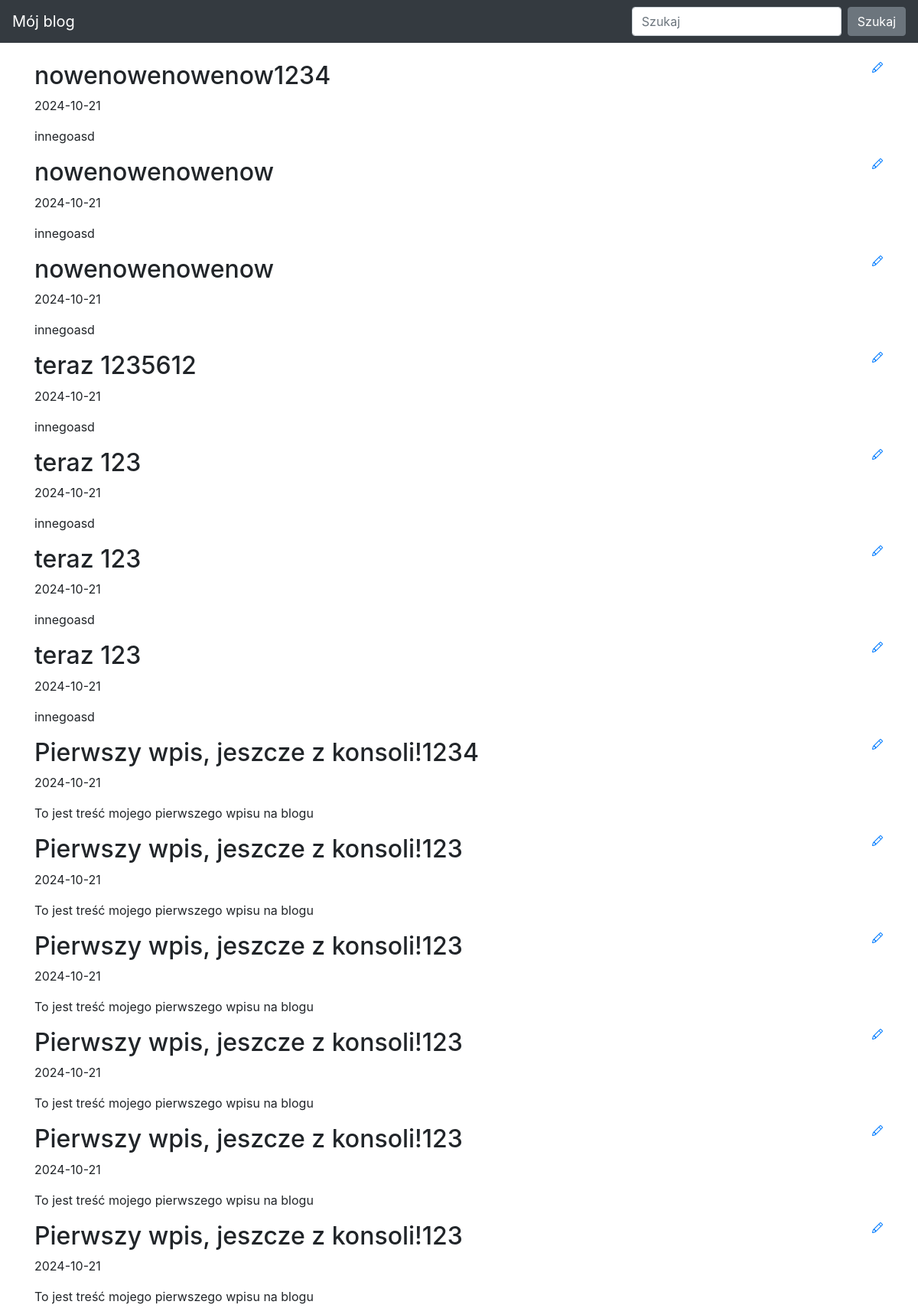
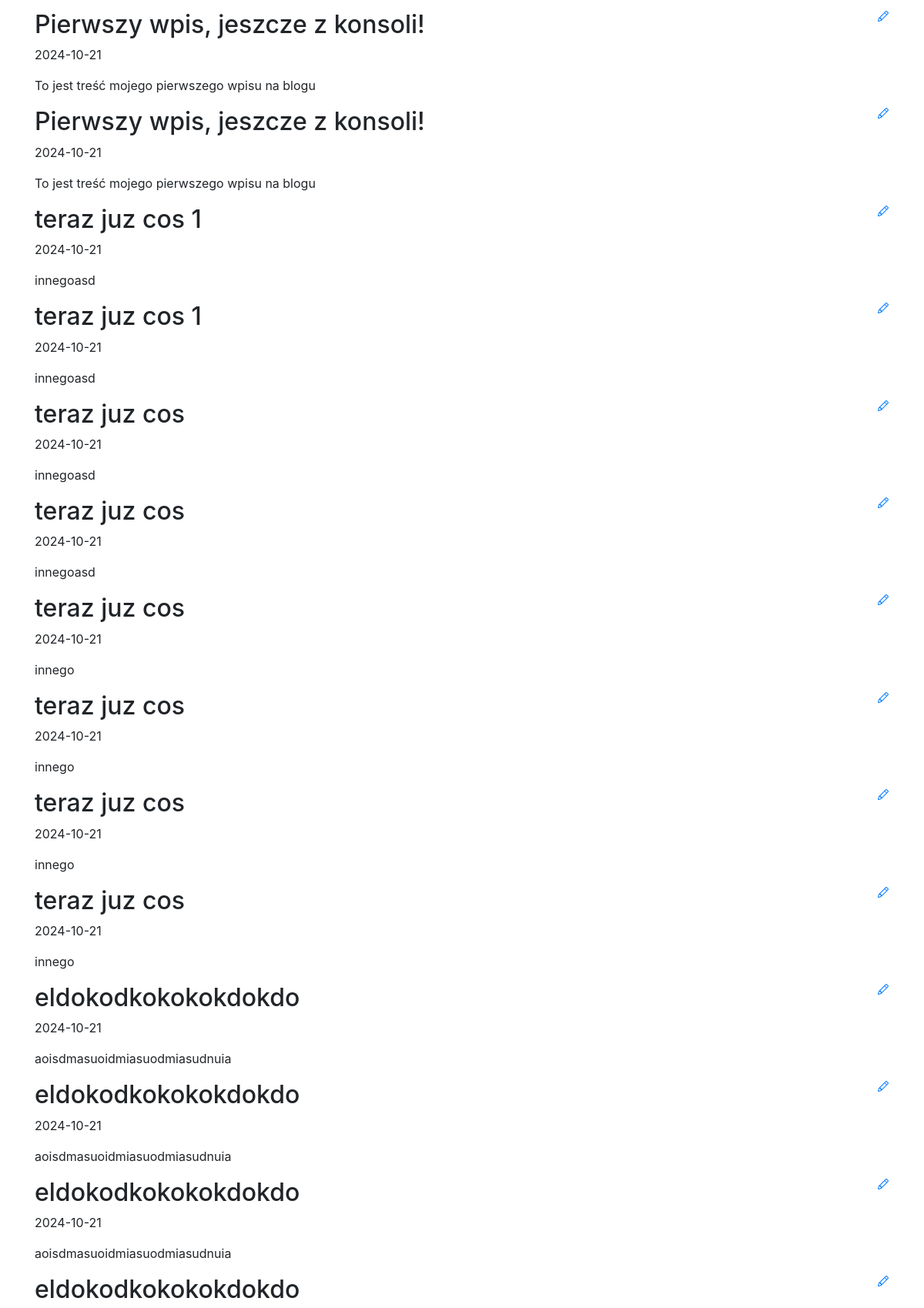
The page / (upper part) on the database its author committed (2 pictures, top to bottom).
### blog/models.py (models this page shows)
class Entry(db.Model):
   id = db.Column(db.Integer, primary_key=True)
   title = db.Column(db.String(80), nullable=False)
   body = db.Column(db.Text, nullable=False)
   pub_date = db.Column(db.DateTime, nullable=False,
       default=datetime.datetime.utcnow)
   is_published = db.Column(db.Boolean, default=False)

### blog/routes.py (the view)
@app.route("/")
def index():
   all_posts = Entry.query.filter_by(is_published=True).order_by(Entry.pub_date.desc())
   return render_template("homepage.html", all_posts=all_posts)

### blog/templates/homepage.html (shortened to what this page needs)
{% extends "base.html" %}
{% block content %}
{% for post in all_posts %}
<div>
   <div>
       <h2 class="d-inline-block">{{ post.title }}</h2>
       <a href="{{ url_for('edit_entry', entry_id=post.id) }}">
       </a>
   </div>
   <p>{{ post.pub_date.strftime('%Y-%m-%d') }} </p>
   <p>
       {{ post.body}}
   </p>
</div>
{% endfor %}
{% endblock %}

### blog/templates/base.html (shortened to what this page needs)
<!doctype html>
<html lang="en">
<head>
 <link rel="stylesheet" href="https://stackpath.bootstrapcdn.com/bootstrap/4.5.0/css/bootstrap.min.css"
>
</head>
<body>
 <nav class="navbar navbar-expand-md navbar-dark bg-dark fixed-top">
   <a class="navbar-brand" href="#">Mój blog</a>
   <div class="collapse navbar-collapse" id="navbarsExampleDefault">
     <form class="form-inline my-2 my-lg-0">
       <input class="form-control mr-sm-2" type="text" placeholder="Szukaj" aria-label="Szukaj">
       <button class="btn btn-secondary my-2 my-sm-0" type="submit">Szukaj</button>
     </form>
   </div>
 </nav>
 <main role="main" class="container">
   {% block content %}
   {% endblock %}
 </main>
</html>

### blog/templates/base.html (style rules this page uses)
body { padding-top: 5rem; }

### rows shown on the page
Entry: title "nowenowenowenow1234", pub_date "2024-10-21", body "innegoasd"
Entry: title "nowenowenowenow", pub_date "2024-10-21", body "innegoasd"
Entry: title "nowenowenowenow", pub_date "2024-10-21", body "innegoasd"
Entry: title "teraz 1235612", pub_date "2024-10-21", body "innegoasd"
Entry: title "teraz 123", pub_date "2024-10-21", body "innegoasd"
Entry: title "teraz 123", pub_date "2024-10-21", body "innegoasd"
Entry: title "teraz 123", pub_date "2024-10-21", body "innegoasd"
Entry: title "Pierwszy wpis, jeszcze z konsoli!1234", pub_date "2024-10-21", body "To jest treść mojego pierwszego wpisu na blogu"
Entry: title "Pierwszy wpis, jeszcze z konsoli!123", pub_date "2024-10-21", body "To jest treść mojego pierwszego wpisu na blogu"
Entry: title "Pierwszy wpis, jeszcze z konsoli!123", pub_date "2024-10-21", body "To jest treść mojego pierwszego wpisu na blogu"
Entry: title "Pierwszy wpis, jeszcze z konsoli!123", pub_date "2024-10-21", body "To jest treść mojego pierwszego wpisu na blogu"
Entry: title "Pierwszy wpis, jeszcze z konsoli!123", pub_date "2024-10-21", body "To jest treść mojego pierwszego wpisu na blogu"
Entry: title "Pierwszy wpis, jeszcze z konsoli!123", pub_date "2024-10-21", body "To jest treść mojego pierwszego wpisu na blogu"
Entry: title "Pierwszy wpis, jeszcze z konsoli!", pub_date "2024-10-21", body "To jest treść mojego pierwszego wpisu na blogu"
Entry: title "Pierwszy wpis, jeszcze z konsoli!", pub_date "2024-10-21", body "To jest treść mojego pierwszego wpisu na blogu"
Entry: title "teraz juz cos 1", pub_date "2024-10-21", body "innegoasd"
Entry: title "teraz juz cos 1", pub_date "2024-10-21", body "innegoasd"
Entry: title "teraz juz cos", pub_date "2024-10-21", body "innegoasd"
Entry: title "teraz juz cos", pub_date "2024-10-21", body "innegoasd"
Entry: title "teraz juz cos", pub_date "2024-10-21", body "innego"
Entry: title "teraz juz cos", pub_date "2024-10-21", body "innego"
Entry: title "teraz juz cos", pub_date "2024-10-21", body "innego"
Entry: title "teraz juz cos", pub_date "2024-10-21", body "innego"
Entry: title "eldokodkokokokdokdo", pub_date "2024-10-21", body "aoisdmasuoidmiasuodmiasudnuia"
Entry: title "eldokodkokokokdokdo", pub_date "2024-10-21", body "aoisdmasuoidmiasuodmiasudnuia"
Entry: title "eldokodkokokokdokdo", pub_date "2024-10-21", body "aoisdmasuoidmiasuodmiasudnuia"
Entry: title "eldokodkokokokdokdo"
